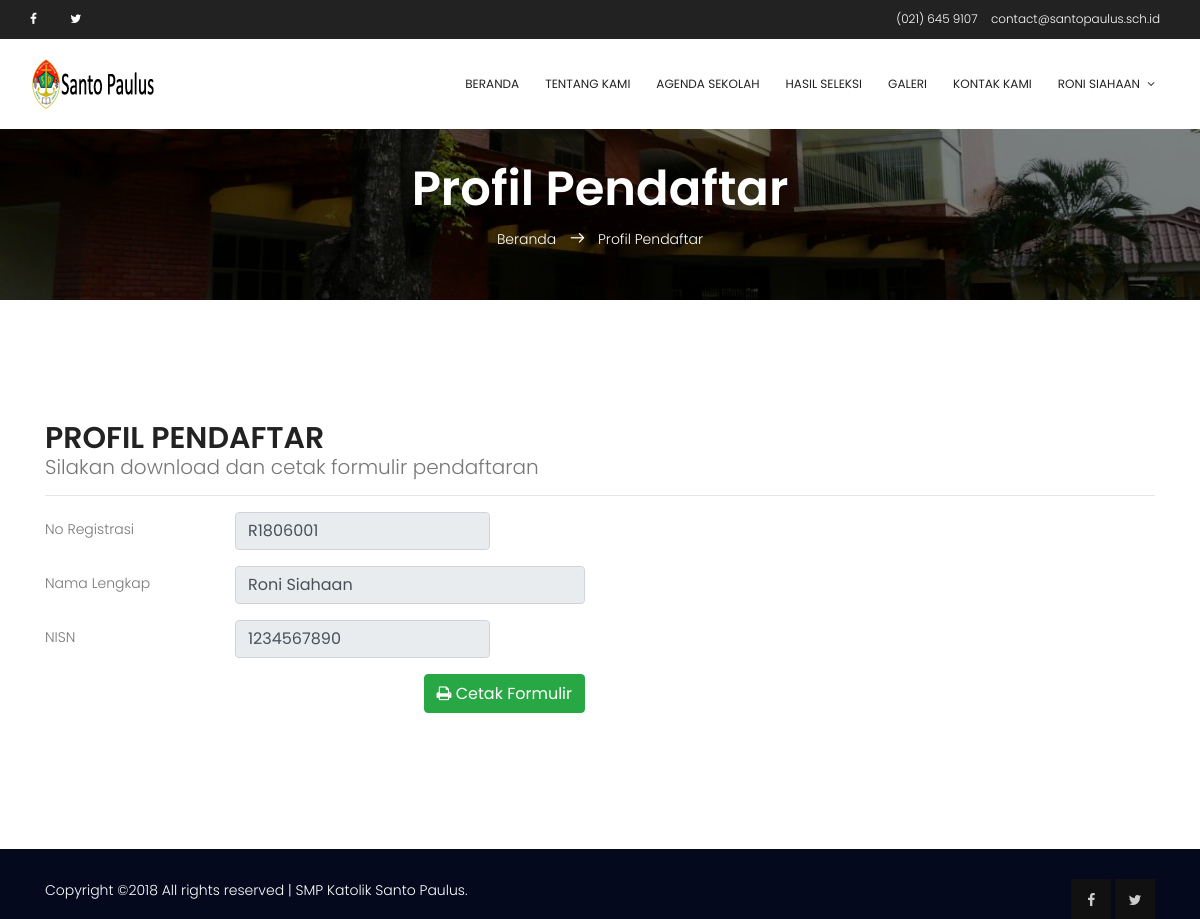
Page /?page=profil-akun (signed in) on the committed database.
### tables this page shows
CREATE TABLE `calon_siswa` (
  `cs_id` int(11) NOT NULL,
  `cs_nisn` varchar(10) NOT NULL,
  `cs_nis` varchar(12) NOT NULL,
  `cs_nama_lengkap` varchar(100) NOT NULL,
  `cs_tmpt_lahir` varchar(100) NOT NULL,
  `cs_tgl_lahir` date NOT NULL,
  `cs_jkel` enum('L','P') NOT NULL,
  `cs_agama` varchar(35) NOT NULL,
  `cs_no_tlp` varchar(36) NOT NULL,
  `cs_alamat_lengkap` text NOT NULL,
  `cs_nama_ayah` varchar(100) NOT NULL,
  `cs_nama_ibu` varchar(100) NOT NULL,
  `cs_nama_wali` varchar(100) NOT NULL,
  `cs_asal_sekolah` varchar(100) NOT NULL,
  `cs_email` varchar(100) NOT NULL
);

CREATE TABLE `registrasi` (
  `reg_id` varchar(8) NOT NULL,
  `reg_date` date NOT NULL,
  `cs_nisn` varchar(10) NOT NULL,
  `reg_status` tinyint(4) NOT NULL COMMENT '1:process,2:file_verified,3:pass,4:not_pass'
);

### digi_canvas.php (called while the page is built, shortened)
<?php
require("includes/constants.php");
require('includes/class.db.php');
$database = DB::getInstance();
include("template/v_header.php");
include("template/v_content.php");
include("template/v_footer.php");
?>

### includes/constants.php (called while the page is built, shortened)
<?php
$baseurl = "http://".$_SERVER['HTTP_HOST'].str_replace(basename($_SERVER['SCRIPT_NAME']),"",$_SERVER['SCRIPT_NAME']);
?>

### includes/class.db.php (called while the page is built, shortened)
<?php
class DB
{
    private $link = null;
    static $inst = null;
    public function __construct()
    {
        try {
            $this->link = new mysqli( DB_HOST, DB_USER, DB_PASS, DB_NAME );
            $this->link->set_charset( "utf8" );
        } catch ( Exception $e ) {
            die( 'Unable to connect to database' );
        }
    }
    public function get_row( $query, $object = false )
    {
        $row = $this->link->query( $query );
        if( $this->link->error )
        {
            $this->log_db_errors( $this->link->error, $query );
            return false;
        }
        else
        {
            $r = ( !$object ) ? $row->fetch_row() : $row->fetch_object();
            return $r;
        }
    }
    static function getInstance()
    {
        if( self::$inst == null )
        {
            self::$inst = new DB();
        }
        return self::$inst;
    }
}

### modules/registrants/page_profil.php (the view, shortened to what this page needs)
<?php
if (empty($_SESSION['isSession'])){
    $url = $baseurl.'?page=enroll';
    echo "<script type='text/javascript'>alert('Harap login terlebih dahulu!');window.location.href = '".$url."';</script>";
    exit();
}else{
    $sessID = $_SESSION['vcUid'];
    if(!empty($sessID)){
        $pagetitle = "Profil Pendaftar";
        $query = "SELECT r.reg_id, c.cs_nisn, c.cs_nis, c.cs_nama_lengkap, c.cs_tmpt_lahir, "
                . "c.cs_tgl_lahir, c.cs_jkel, c.cs_agama, c.cs_no_tlp, c.cs_alamat_lengkap, "
                . "c.cs_nama_ayah, c.cs_nama_ibu, c.cs_nama_wali, c.cs_asal_sekolah, c.cs_email "
                . "FROM calon_siswa AS c INNER JOIN registrasi AS r ON c.cs_nisn = r.cs_nisn "
                . "WHERE c.cs_nisn = '$sessID'";
        if( $database->num_rows( $query ) > 0 )
        {
            list( $regid, $nisn, $nis, $fullname, $tempat, $tgl, $jkel, $agama,
                    $notlp, $alamat, $ayah, $ibu, $wali, $sekolah, $email ) = $database->get_row( $query );
        }
    }else{
        $url = $baseurl;
        echo "<script type='text/javascript'>alert('Terjadi kesalahan pada pendaftaran anda, harap ulangi pendaftaran kembali.');window.location.href = '".$url."';</script>";
        exit();
    }
?>
<section class="banner-area relative">
    <div class="overlay overlay-bg"></div>
    <div class="container">
        <div class="row d-flex align-items-center justify-content-center">
            <div class="about-content col-lg-12">
                <h1 class="text-white">
                    <?php echo ucfirst($pagetitle);?>
                </h1>
                <p class="text-white link-nav"><a href="<?php echo $baseurl;?>">Beranda </a>  <span class="lnr lnr-arrow-right"></span>  <?php echo ucfirst($pagetitle);?></p>
            </div>
        </div>
    </div>
</section>
<section class="section-gap">
<div class="container">
    <div class="row">
        <div class="col-md-12">
            <h2 class="text-uppercase"><?php echo ucfirst($pagetitle);?></h2>
            <p class="lead">Silakan download dan cetak formulir pendaftaran</p>
            <hr>
            <form role="form" method="POST" action="modules/registrants/do_print_formulir.php" target="_BLANK" class="form-area contact-form">
                <div class="form-group row">
                    <label class="col-sm-2 col-form-label">No Registrasi</label>
                    <div class="col-sm-3">
                        <input name="fnoreg" id="fnoreg" type="text" class="form-control" value="<?php echo $regid;?>" readonly="readonly">
                    </div>
                </div>
                <div class="form-group row">
                    <label class="col-sm-2 col-form-label">Nama Lengkap</label>
                    <div class="col-sm-4">
                        <input name="fname" id="fname" type="text" class="form-control" value="<?php echo $fullname;?>" readonly="readonly">
                    </div>
                </div>
                <div class="form-group row">
                    <label class="col-sm-2 col-form-label">NISN</label>
                    <div class="col-sm-3">
                        <input name="fnisn" id="fnisn" type="text" class="form-control" value="<?php echo $nisn;?>" readonly="readonly">
                    </div>
                </div>
                <div class="form-group row">
                    <div class="col-sm-6 text-right">
                        <button type="submit" class="btn btn-success"><i class="fa fa-print"></i> Cetak Formulir</button>
                    </div>
                </div>
            </form>
        </div>
    </div>
</div>
</section>
<?php
}
?>

### assets/css/main.css (style rules this page uses)
body { color:#777;font-family:"Poppins",sans-serif;font-size:14px;font-weight:300;line-height:1.625em;position:relative }
a { -webkit-transition:all 0.3s ease 0s;-moz-transition:all 0.3s ease 0s;-o-transition:all 0.3s ease 0s;transition:all 0.3s ease 0s }
a,a:focus,a:hover { text-decoration:none;outline:0 }
.btn i,.btn-large i,.btn-floating i,.btn-large i,.btn-flat i { font-size:1em;line-height:inherit }
h1,h2,h3,h4,h5,h6 { font-family:"Poppins",sans-serif;color:#222;line-height:1.2em !important;margin-bottom:0;margin-top:0;font-weight:600 }
h1,.h1 { font-size:36px }
h2,.h2 { font-size:30px }
.text-white { color:#fff }
.relative { position:relative }
.overlay { position:absolute;left:0;right:0;top:0;bottom:0 }
h1 { font-size:36px }
h2 { font-size:30px }
h1,h2,h3,h4,h5,h6 { line-height:1.5em }
.section-gap { padding:120px 0 }
.banner-area { background:url(../img/banner-bg.jpg) center;background-size:cover }
.banner-area .overlay { background:#000;opacity:.5 }
.link-nav { margin-top:10px;margin-bottom:0px }
.about-content { margin-top:110px;padding:50px 0px;text-align:center }
.about-content h1 { font-size:48px;font-weight:600 }
.about-content a { color:#fff;font-weight:300;font-size:14px }
.about-content .lnr { margin:0px 10px;font-weight:600 }

### rows in the picture
calon_siswa: fnoreg "R1806001", fname "Roni Siahaan", fnisn "1234567890"

### other values in the picture
INFO_EMAIL "contact@santopaulus.sch.id"
filterOutput($_SESSION['vcName']) "RONI SIAHAAN"
$pagetitle "Profil Pendaftar"
$pagetitle "PROFIL PENDAFTAR"
WEB_TITLE "SMP Katolik Santo Paulus"
